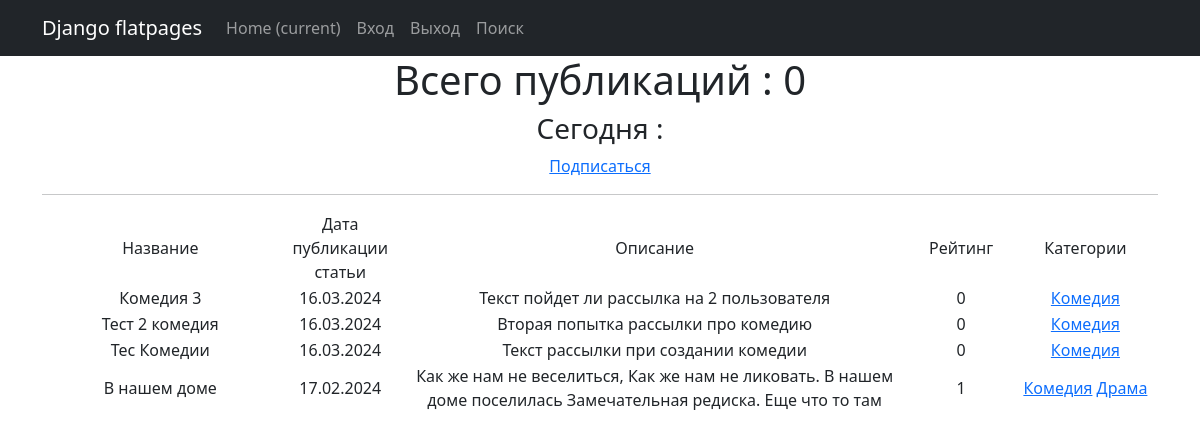
Page /categories/1 on the earlier database version.
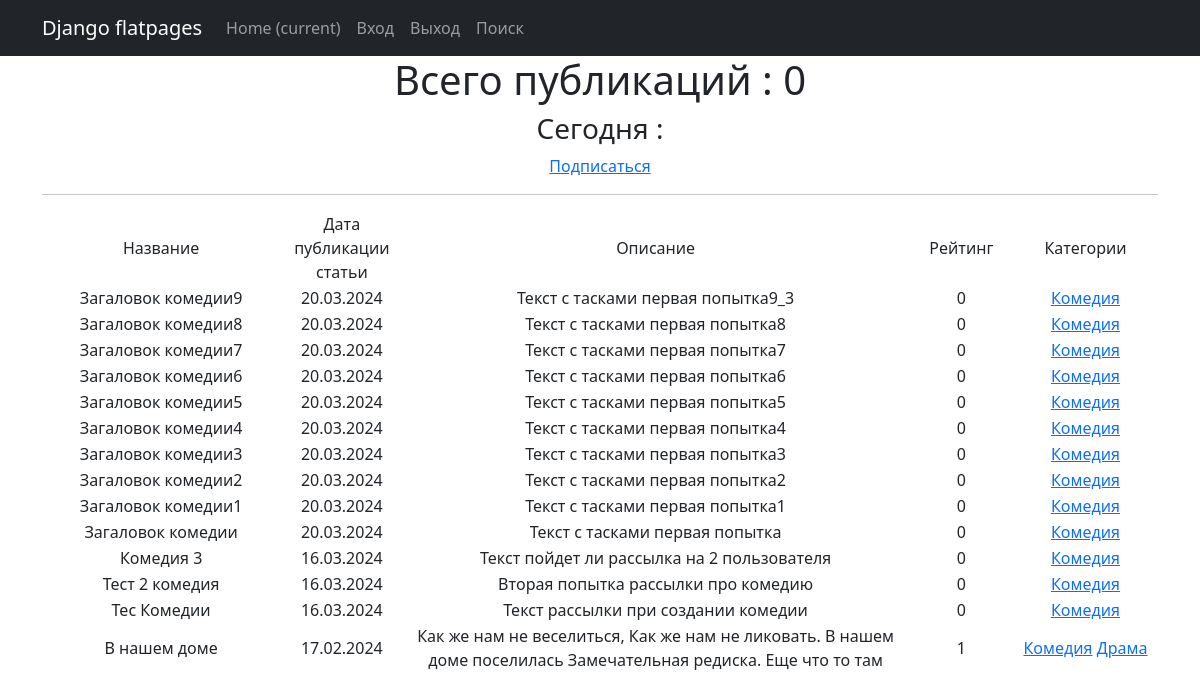
Same page on the later database version.
### news/models.py (models this page shows, shortened)
class Post(models.Model):  # Посты с связями один ко многим с авторами и многие с многим с жанрами
    art = 'AT'
    news = 'NS'
    POSITION = [
        (art, 'Статья'),
        (news, 'Новость'),
    ]
    author = models.ForeignKey(Author, on_delete=models.CASCADE, related_name='posts')
    post_type = models.CharField(max_length=2, choices=POSITION, default=art)
    post_time = models.DateTimeField(auto_now_add=True)
    category = models.ManyToManyField(Category, through='PostCategory')
    title = models.CharField(max_length=255, default='Загаловок')
    text = models.TextField(default='Текст')
    rating = models.IntegerField(default=0)

class Category(models.Model):  # Жанры
    category = models.CharField(max_length=255, unique=True)
    subscribers = models.ManyToManyField(User, related_name='categories', through='Subscriber')
    def __str__(self):
        return f'{self.category}'

### news/views.py (the view)
# urls.py: path('categories/<int:pk>', CategoriesListView.as_view(), name='category_list'),
class CategoriesListView(Post, ListView):
    model = Post
    template_name = 'category_list.html'
    context_object_name = 'category_news_list'
    def get_queryset(self):
        self.cat = get_object_or_404(Category, id=self.kwargs['pk'])
        queryset = Post.objects.filter(category=self.cat).order_by('-post_time')
        return queryset
    def get_context_data(self, **kwargs):
        context = super().get_context_data(**kwargs)
        context['is_not_subscriber'] = self.request.user not in self.cat.subscribers.all()
        context['category'] = self.cat
        return context

### templates/category_list.html (shortened to what this page needs)
{% extends 'flatpages/default.html' %}
{% load custom_filters %}
{% block content %}
   <h1>Всего публикаций : {{posts|length}}</h1>
   <h3>Сегодня : {{ time_now|date:'d.m.Y' }} </h3>
   {% if is_not_subscriber %}
       <p class="text-center"><a href="{% url 'subscribe' category.id %}" class="bth bin-secondary bth-sm">Подписаться</a> </p>
   {% endif %}
   <hr>
   {% if category_news_list %}
       <table>
           <tr>
               <td width="400">Название</td>
               <td width="150">Дата публикации статьи</td>
               <td width="900">Описание</td>
               <td width="150">Рейтинг</td>
               <td width="200">Категории</td>
           </tr>
           {% for post in category_news_list %}
           <tr>
               <td>{{ post.title }}</td>
               <td>{{ post.post_time|date:'d.m.Y' }}</td>
               <td>{{ post.text|truncatewords:20 }}</td>
               <td>{{ post.rating }}</td>
               <td>
                   {% for category in post.category.all %}
                          <a href="{% url 'category_list' category.id %}">{{ category }}</a>
                   {% endfor %}
               </td>
               <td>
                </td>
           </tr>
           {% endfor %}
        </table>
       {% else %}
       <h2>Новостей нет!</h2>
       {% endif %}
   {% endblock content %}

### templates/flatpages/default.html (shortened to what this page needs)
<!DOCTYPE html>
<html lang="en">
    <head>
        {% load static %}
        <link href="{% static 'css/styles.css' %}" rel="stylesheet" />
    </head>
    <body>
    {% load cache %}
    {% cache 500 navbar request.patch %}
        <nav class="navbar navbar-expand-lg navbar-dark bg-dark static-top">
           <div class="container">
               <a class="navbar-brand" href="#">Django flatpages</a>
               <div class="collapse navbar-collapse" id="navbarResponsive">
                   <ul class="navbar-nav ml-auto">
                       <li class="nav-item active">
                           <a class="nav-link" href="">Home
                               <span class="sr-only">(current)</span>
                           </a>
                       </li>
                       <li class="nav-item"><a class="nav-link" href="/accounts/login/">Вход</a></li>
                       <li class="nav-item"><a class="nav-link" href="/accounts/logout/">Выход</a></li>
                       <li class="nav-item"><a class="nav-link" href="/news/search/">Поиск</a></li>
                   </ul>
               </div>
           </div>
        </nav>
    {% endcache %}
        <div class="container">
           <div class="row">
               <div class="col-lg-12 text-center">
                   {% block content %}{% endblock content %}
               </div>
           </div>
        </div>
    </body>
</html>

Differences in the rows shown:
added Post: title "Загаловок комедии9", post_time "20.03.2024", text "Текст c тасками первая попытка9_3", rating "0", Category (category "Комедия")
added Post: title "Загаловок комедии8", post_time "20.03.2024", text "Текст c тасками первая попытка8", rating "0", Category (category "Комедия")
added Post: title "Загаловок комедии7", post_time "20.03.2024", text "Текст c тасками первая попытка7", rating "0", Category (category "Комедия")
added Post: title "Загаловок комедии6", post_time "20.03.2024", text "Текст c тасками первая попытка6", rating "0", Category (category "Комедия")
added Post: title "Загаловок комедии5", post_time "20.03.2024", text "Текст c тасками первая попытка5", rating "0", Category (category "Комедия")
added Post: title "Загаловок комедии4", post_time "20.03.2024", text "Текст c тасками первая попытка4", rating "0", Category (category "Комедия")
added Post: title "Загаловок комедии3", post_time "20.03.2024", text "Текст c тасками первая попытка3", rating "0", Category (category "Комедия")
added Post: title "Загаловок комедии2", post_time "20.03.2024", text "Текст c тасками первая попытка2", rating "0", Category (category "Комедия")
added Post: title "Загаловок комедии1", post_time "20.03.2024", text "Текст c тасками первая попытка1", rating "0", Category (category "Комедия")
added Post: title "Загаловок комедии", post_time "20.03.2024", text "Текст c тасками первая попытка", rating "0", Category (category "Комедия")
